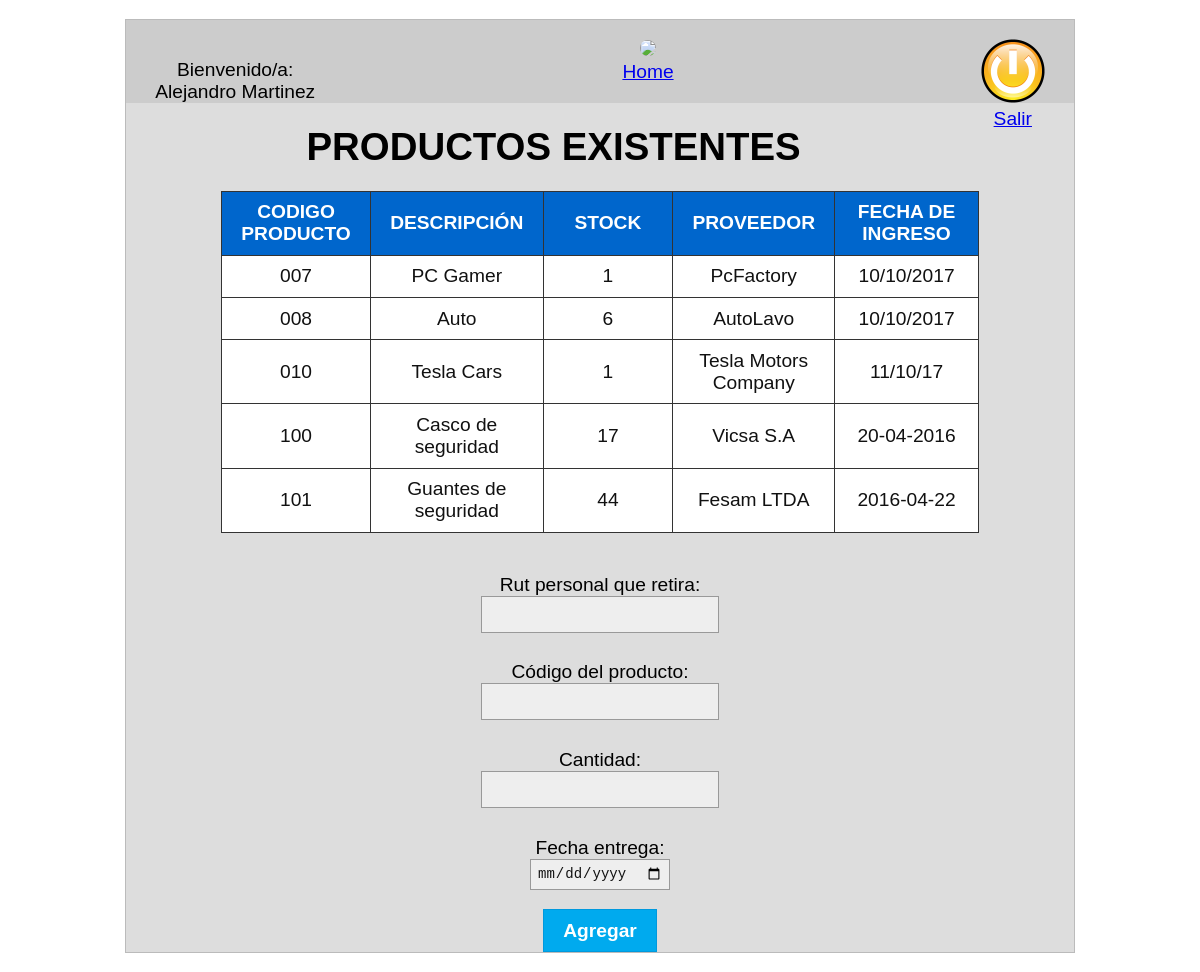
Screenshot of /realizar_entrega.php (signed in) with the database file from the repository.
### tables this page shows
CREATE TABLE `productos` (
  `cod_producto` varchar(20) NOT NULL,
  `descripcion` varchar(50) NOT NULL,
  `stock` varchar(20) NOT NULL,
  `proveedor` varchar(50) NOT NULL,
  `fecha_ingreso` varchar(30) NOT NULL
);

### conexion.php (called while the page is built, shortened)
<?php
class PDOConnect
{
	private function checkConn($dbhost="localhost", $dbname="gestion_bodega", $dbuser="root", $dbpass="")
	{
		try{
			$this->dbPDO = new PDO('mysql:host='.$dbhost.';dbname='.$dbname, $dbuser, $dbpass);
		}catch(PDOException $e){
			print "Error!: ".$e->getMessage()."<br>";
			die();
		}
	}
}
?>

### realizar_entrega.php (the view, shortened to what this page needs)
<!DOCTYPE html>
<html>
<head>
    <link type="text/css" href="estilo.css" rel="stylesheet">
</head>
<body>
    <div class="contenedor">
        <div class= "encabezado">
            <div class="izq">
                <p>Bienvenido/a:<br><?php echo $_SESSION['fullname']; ?></p>
            </div>
            <div class="centro">
                <a href=principalBodega.php><img src='imagenes/home.png'><br>Home</a>
            </div>
            <div class="derecha">
                <a href="salir.php?sal=si"><img src="imagenes/cerrar.png"><br>Salir</a>
            </div>
        </div>
        <br><h1 align='center'>PRODUCTOS EXISTENTES</h1><br>
        <?php
        $dbPDOClass = new PDOConnect();
        $stmt = $dbPDOClass->dbPDO->prepare("SELECT * FROM productos");
        $stmt->execute();
        $dbresult = $stmt->fetchAll();
        echo "<table  width='80%' align='center'><tr>";
        echo "<th width='10%'>CODIGO PRODUCTO</th>";
        echo "<th width='20%'>DESCRIPCIÓN</th>";
        echo "<th width='10%'>STOCK</th>";
        echo "<th width='20%'>PROVEEDOR</th>";
        echo "<th width='20%'>FECHA DE INGRESO</th>";
        echo  "</tr>";
        foreach($dbresult as $result){
          echo "<tr>";
          echo '<td width=10%>'.$result['cod_producto'].'</td>';
          echo '<td width=20%>'.$result['descripcion'].'</td>';
          echo '<td width=20%>'. $result['stock'].'</td>';
          echo '<td width=20%>'.$result['proveedor'].'</td>';
          echo '<td width=20%>'.$result['fecha_ingreso'].'</td>';
          echo "</tr>";
      }
      echo "</table></br>";
      ?>
      <form action="" method="post" align='center'>
        <div class="campo">
            <label name="rut">Rut personal que retira:</label>
            <input name='rut' type="text" required="">
        </div>
        <div class="campo">
            <label name="cod">Código del producto:</label>
            <input name='codigo' type="text" required="">
        </div>
        <div class="campo">
            <label name="cantd">Cantidad:</label>
            <input name='cantidad' type="text" required="">
        </div>
        <div class="campo">
            <label name="cantd">Fecha entrega:</label>
            <input name='fecha' type="date" required="">
        </div>
        <div class="botones">
            <input name='agregar' type="submit" value="Agregar">
        </div>
    </form>
</div>
</body>
</html>

### estilo.css (style rules this page uses)
body { font-family: Verdana, Sans-serif; font-size: 1.2em; }
.contenedor { background-color: #DDDDDD; border: 1px solid #BBBBBB; margin: 1em auto; width: 80%; }
h1 { margin: 0; padding: 0; }
p { margin: 1em 0 0; }
.encabezado { background-color: #CCCCCC; margin: 0; padding: 1em 1.5em; text-align: center; }
.encabezado .derecha { float: right; }
.encabezado .centro { display: inline-block; }
.encabezado .izq { float: left; }
.campo { margin: 0.5em 1.5em; padding: 0.5em 0; }
.campo label { display: block; }
.botones { text-align: center; }
button, input[type=submit] { background-color: #00AAEE; border: 1px solid #0099DD; color: #FFFFFF; font-size: 1em; font-weight: bold; padding: 0.5em 1em; }
input[type=text], input[type=email], input[type=password], input[type=number], input[type=date] { background-color: #EEEEEE; border: 1px solid #999999; color: #111111; font-size: 0.9em; padding: 0.4em; }
table { text-align: center; }
table th { background-color: #0066CC; color: #FFFFFF; padding: 0.5em 1em; width: 19%; }
table td { background-color: #FFFFFF; color: #111111; padding: 0.5em 1em; }
table, tr, th, td { border: 1px solid #333333; border-collapse: collapse; }
img { border:1px; border-radius:15px; }

### rows the page displays
productos: cod_producto "007", descripcion "PC Gamer", stock "1", proveedor "PcFactory", fecha_ingreso "10/10/2017"
productos: cod_producto "008", descripcion "Auto", stock "6", proveedor "AutoLavo", fecha_ingreso "10/10/2017"
productos: cod_producto "010", descripcion "Tesla Cars", stock "1", proveedor "Tesla Motors Company", fecha_ingreso "11/10/17"
productos: cod_producto "100", descripcion "Casco de seguridad", stock "17", proveedor "Vicsa S.A", fecha_ingreso "20-04-2016"
productos: cod_producto "101", descripcion "Guantes de seguridad", stock "44", proveedor "Fesam LTDA", fecha_ingreso "2016-04-22"

### other values shown
$_SESSION['fullname'] "Alejandro Martinez"
